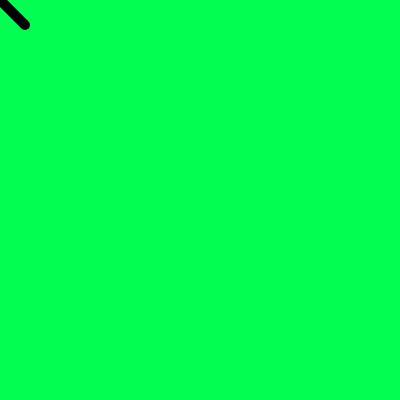
Frame 1 (no input)
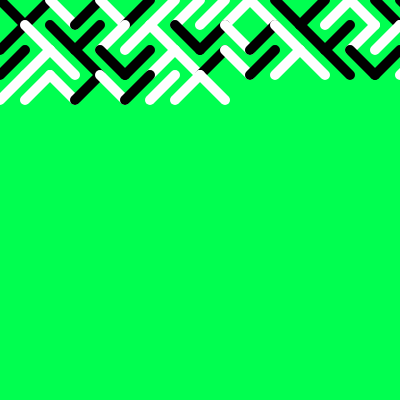
Frame 60 (no input)
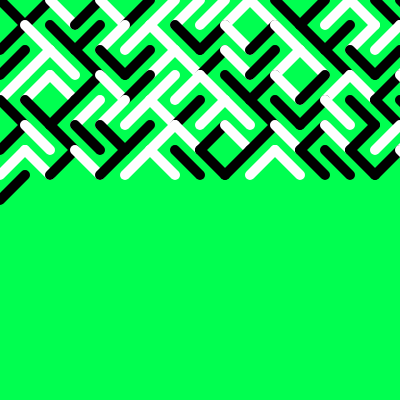
Frame 120 (the mouse pressed at the canvas centre since frame 60)

The p5.js sketch that drew these frames (run headless with seeded random() and noise() and a simulated clock; from frame 60 on, the mouse is pressed at the canvas centre):

// p5.js sketch
// ── sketch.js
let spacing = 25;
let x = 0;
let y = 0;
let probability;

function setup() {
  createCanvas(400, 400);
  background(0, 255, 80);
  strokeWeight(10);
}

function draw() {
  probability = random(0, 1);

  if (probability < 0.5) {
    line(x, y + spacing, x + spacing, y);
	stroke(255)
  } else {
    line(x, y, x + spacing, y + spacing);
	stroke(0)
  }

  x = x + spacing;

  if (x > width) {
    x = 0;
    y = y + spacing;
  }
}
